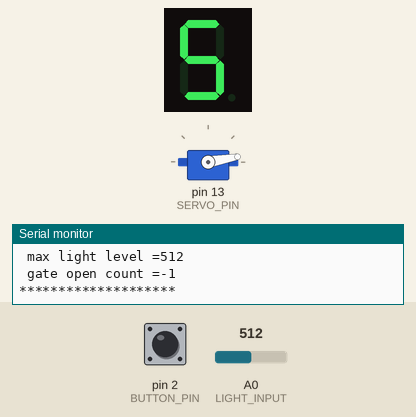
Recording of a sketch running on a simulated Arduino Uno, built with avr-gcc and run on an emulated ATmega328P. Shown: 1-digit seven-segment display, servo, the last lines printed to the serial monitor. Wiring (inferred from the names in the program): 1-digit 7-segment display, segments lit when LOW: segments pin 5, pin 6, pin 9, pin 8, pin 7, pin 4, pin 3, pin 10. The test bench sets the inputs (shaded band); at power-on: pin 2 (BUTTON_PIN) HIGH, A0 (LIGHT_INPUT) = 512. EEPROM starts erased; the segment pins are drawn as the display they are named for.

Above: at 1.2 s.
1.3 s: pin 2 (BUTTON_PIN) pulled LOW for 0.55 s
At 2.1 s:
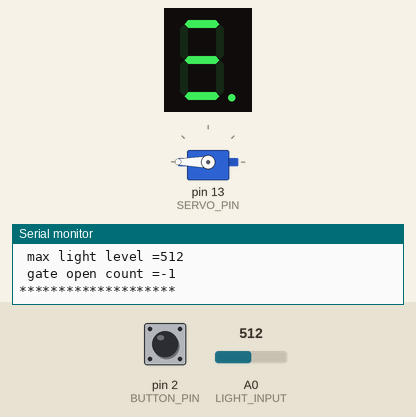
4.4 s: A0 (LIGHT_INPUT) set to 590
5.9 s: A0 (LIGHT_INPUT) set to 615
At 7.1 s:
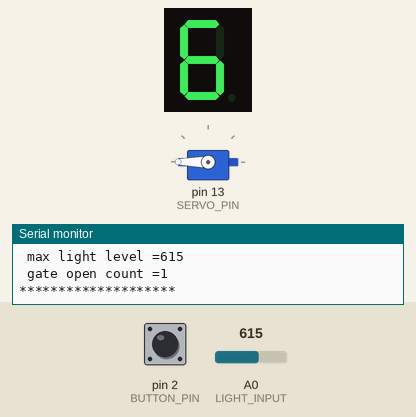
7.4 s: A0 (LIGHT_INPUT) set to 716
At 8.1 s:
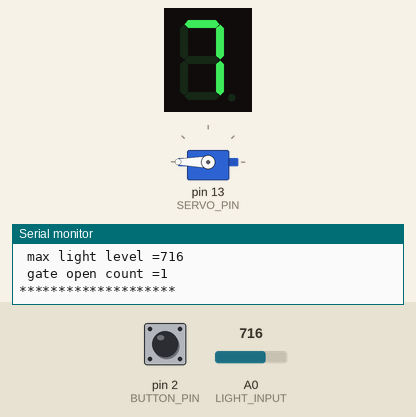
9.2 s: A0 (LIGHT_INPUT) set to 511
At 10.3 s:
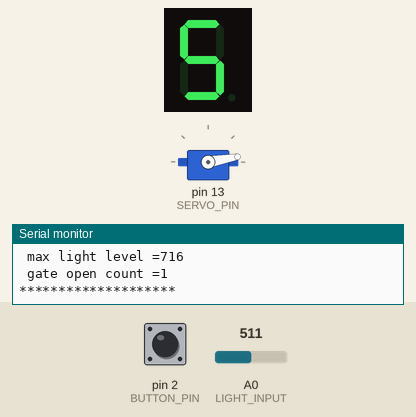
Timing chart, 0 to 12.0 s (numbered marks = the images above; inputs shaded):
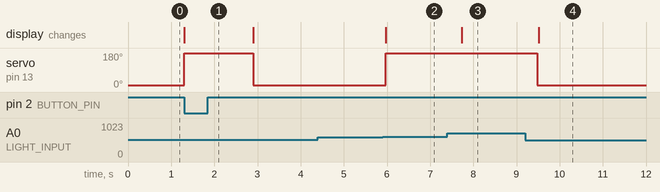

The sketch:

main.ino
```cpp
#include <Servo.h>
#include <EEPROM.h>

// A, B, C, D, E, F, G, DP
const int SEGMENT_PINS[8] = {5, 6, 9, 8, 7, 4, 3, 10};

const int BUTTON_PIN = 2;
const int LIGHT_INPUT = A0;
const int SERVO_PIN  = 13;

int starting_angle = 10;
int light = 0;

volatile bool tick_1ms = false;
volatile long ms_count = 0;

volatile bool button_flag = false;
volatile long last_bnt_ms = 0;

const int LIGHT_OPEN_THRESHOLD = 600;
const int SAMPLE_MS = 400;

int remaining_Ms = 0;
int forced_open = 0;
int intervals_to_keep_open = 3;

#define OPEN_CNT_ADDR 2
#define LIGHT_MAX_ADDR 4

int light_max_value = 0;
int gate_open_counter = 0;
bool servo_is_open = false;

Servo servo;

const int DIGITS[12][8] = {
//  A B C D E F G DP
  {1,1,1,1,1,1,0,0}, // 0
  {0,1,1,0,0,0,0,0}, // 1
  {1,1,0,1,1,0,1,0}, // 2
  {1,1,1,1,0,0,1,0}, // 3
  {0,1,1,0,0,1,1,0}, // 4
  {1,0,1,1,0,1,1,0}, // 5
  {1,0,1,1,1,1,1,0}, // 6
  {1,1,1,0,0,0,0,0}, // 7
  {1,1,1,1,1,1,1,0}, // 8
  {1,1,1,1,0,1,1,0}, // 9
  {1,0,0,0,0,0,0,0}, // off
  {1,0,0,1,0,0,1,1} // special
};

void setup() {
  for (int i = 0; i < 8; i++) {
    pinMode(SEGMENT_PINS[i], OUTPUT);
    digitalWrite(SEGMENT_PINS[i], HIGH);
  }

  pinMode(BUTTON_PIN, INPUT_PULLUP);
  pinMode(LIGHT_INPUT, INPUT);

  Serial.begin(9600);

  servo.attach(SERVO_PIN);
  servo.write(starting_angle);

  setupTimer2_1kHz();
  attachInterrupt(digitalPinToInterrupt(BUTTON_PIN), onButtonISR, FALLING);

  read_from_eeprom();

  remaining_Ms = 0;
}

void loop() {
  if (!tick_1ms) return;
  tick_1ms = false;

  if (button_flag) {
    button_flag = false;
    servo.write(180);

    if (!servo_is_open) {
      gate_open_counter++;
      servo_is_open = true;
    }

    forced_open = intervals_to_keep_open;
    remaining_Ms = SAMPLE_MS;
    display_digit(DIGITS[11]);
    return;
  }

  if (remaining_Ms > 0) {
    remaining_Ms--;
    return;
  }

  if (forced_open) {
    forced_open--;
  } else {
    light = analogRead(LIGHT_INPUT);

    if (light > light_max_value) {
      light_max_value = light;
    }

    int digit = constrain(light / 102, 0, 9);
    display_digit(DIGITS[digit]);

    if (light >= LIGHT_OPEN_THRESHOLD) {
      if (!servo_is_open) {
        servo.write(180);
        gate_open_counter++;
        servo_is_open = true;
      }
    } else {
      if (servo_is_open) {
        servo.write(starting_angle);
        servo_is_open = false;
      }
    }
    Serial.print("light level =");
    Serial.println(light);
    Serial.print(" digit shown =");
    Serial.println(digit);
    Serial.print(" max light level =");
    Serial.println(light_max_value);
    Serial.print(" gate open count =");
    Serial.println(gate_open_counter);
    Serial.println("********************");

    save_to_eeprom();
  }

  remaining_Ms = SAMPLE_MS;
}

void setupTimer2_1kHz() {
  TCCR2A = 0;
  TCCR2B = 0;
  TCNT2  = 0;

  OCR2A = 249;
  TCCR2A |= (1 << WGM21);
  TCCR2B |= (1 << CS22);
  TIMSK2 |= (1 << OCIE2A);
}

ISR(TIMER2_COMPA_vect) {
  ms_count++;
  tick_1ms = true;
}

void onButtonISR() {
  long now = ms_count;
  if (now - last_bnt_ms < 50) return;
  last_bnt_ms = now;
  button_flag = true;
}

void display_digit(const int bits[8]) {
  for (int i = 0; i < 8; i++) {
    if (bits[i] == 1) {
      digitalWrite(SEGMENT_PINS[i], LOW);
    } else {
      digitalWrite(SEGMENT_PINS[i], HIGH);
    }
  }
}

void save_to_eeprom() {
  EEPROM.put(OPEN_CNT_ADDR,  gate_open_counter);
  EEPROM.put(LIGHT_MAX_ADDR, light_max_value);
}

void read_from_eeprom() {
  EEPROM.get(OPEN_CNT_ADDR,  gate_open_counter);
  EEPROM.get(LIGHT_MAX_ADDR, light_max_value);
}
```

Measured:
- the behaviour switches between 599 and 600 on A0 (LIGHT_INPUT) (found by bisection; images 1 and 2)
- after the input at 1.3 s, servo on pin 13 (SERVO_PIN): 10° → 180° at once, → 10° 1.6 s later; the display: changes at once (image 1)
- after the input at 5.9 s, servo on pin 13 (SERVO_PIN): 10° → 180° after 0.07 s; the display: changes after 0.07 s (image 2)
- after the input at 7.4 s, the display: changes after 0.33 s (image 3)
- after the input at 9.2 s, servo on pin 13 (SERVO_PIN): 180° → 10° after 0.28 s; the display: changes after 0.32 s (image 4)
